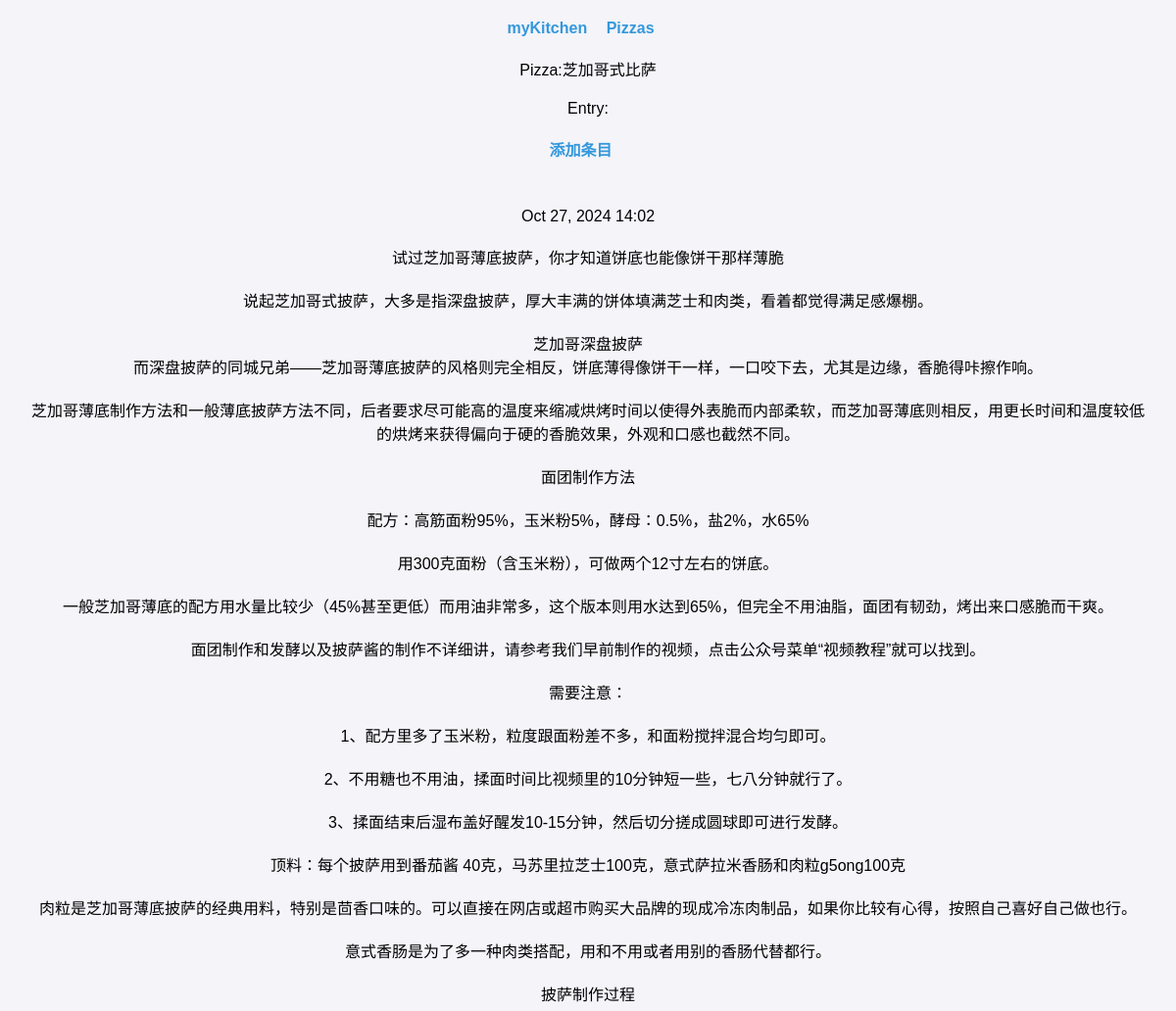
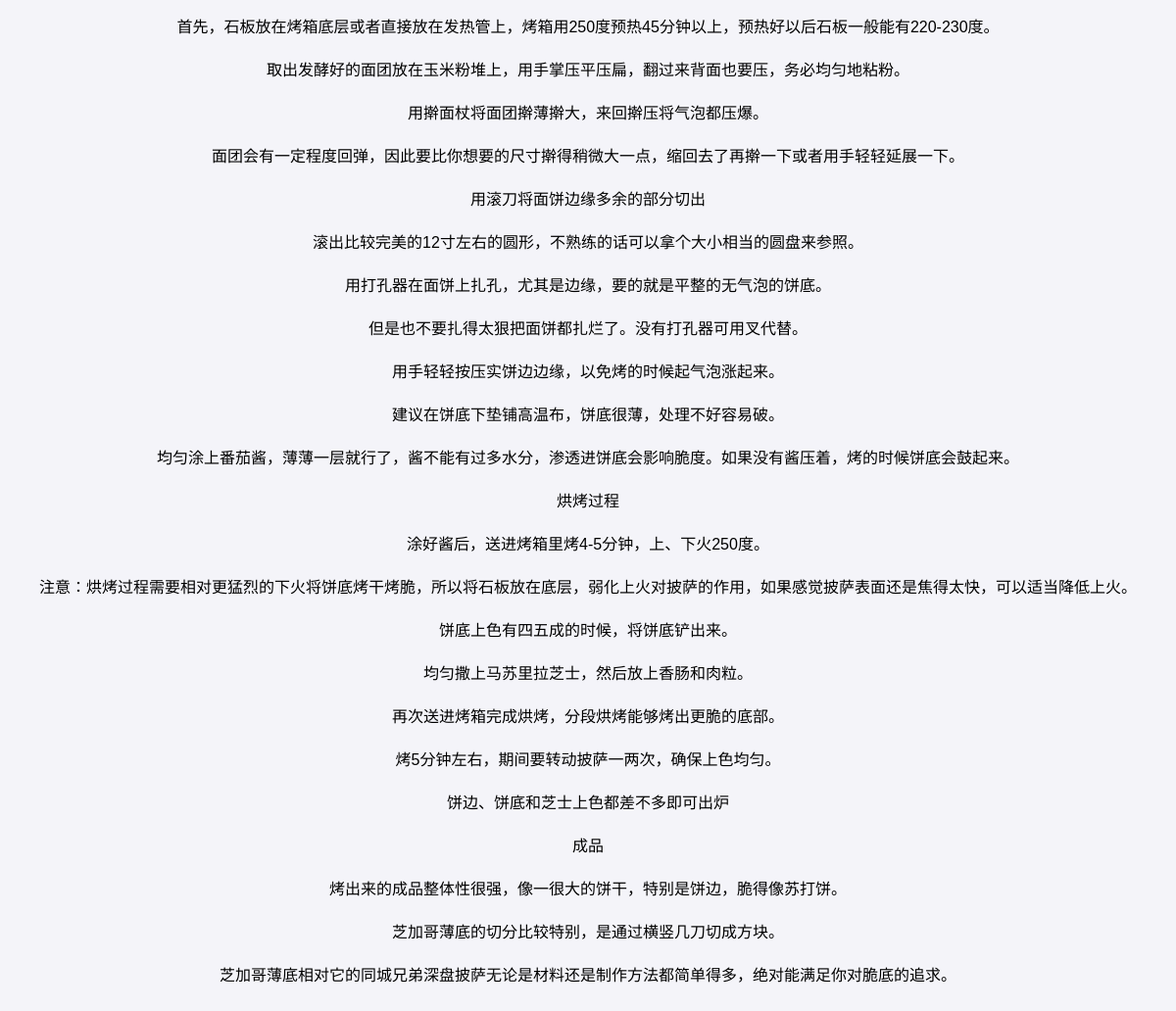
The page /pizzas/1 on the database its author committed (2 pictures, top to bottom).
### accounts/models.py (models this page shows, shortened)
class Pizza(models.Model):
    name = models.CharField(max_length=20)  #名称不超过20个字符串
    time_added = models.DateTimeField(auto_now_add=True)    #自动添加时间

class Entry(models.Model):
    topic = models.ForeignKey(Pizza,on_delete=models.CASCADE)
    text = models.TextField()
    date_added = models.DateTimeField(auto_now_add=True)
    class Meta:
        verbose_name_plural = 'entries'

### accounts/views.py (the view)
# urls.py: path('pizzas/<int:pizza_id>',views.pizza,name='pizza'),
def pizza(request,pizza_id):
    pizza = Pizza.objects.get(id=pizza_id)
    entries = pizza.entry_set.order_by('-date_added')
    context = {'pizza':pizza,'entries':entries}
    return render(request,'pizza.html',context)

### accounts/templates/pizza.html (shortened to what this page needs)
<!DOCTYPE html>
<html lang="en">
<head>
</head>
<body>
  {% extends 'base2.html' %}
  {% block content %}
    <P>Pizza:{{pizza.name}}</P>
    <p>Entry:</p>
    <p>
        <a href="{% url 'accounts:new_entry' pizza.id %}">添加条目</a>
    </p>
    <ul>
      {% for entry in entries %}
        <li>
            <P>{{entry.date_added|date:'M d, Y H:i'}}</P>
            <p>{{entry.text|linebreaks}}</p>
        </li>
      {% empty %}
        <li>There no entries for this pizza yet.</li>
      {% endfor %}
    </ul>
  {% endblock content %}

### accounts/templates/base2.html (shortened to what this page needs)
<!DOCTYPE html>
{% load static %}
<html lang="en">
<head>
    <link rel="stylesheet" href="{% static 'styles/st.css' %}">
</head>
<body>
    <p>
        <a href="{% url 'accounts:page' %}">myKitchen</a>
        <a href="{% url 'accounts:pizzas' %}">Pizzas</a>
    </p>
    {% block content %}{% endblock content %}
</body>
</html>

### static/styles/st.css (style rules this page uses)
body { font-family: Arial, sans-serif; background-color: #f4f4f9; margin: 0; padding: 0; }
a { color: #3498db; text-decoration: none; font-weight: bold; margin-right: 15px; }
ul { list-style-type: none; padding: 0; }
ul li { padding: 8px; border-bottom: 1px solid #ddd; }
p { text-align: center; margin: 20px; }

### rows shown on the page
Pizza: name "芝加哥式比萨"
Entry: date_added "Oct 27, 2024 14:02", text "试过芝加哥薄底披萨，你才知道饼底也能像饼干那样薄脆 说起芝加哥式披萨，大多是指深盘披萨，厚大丰满的饼体填满芝士和肉类，看着都觉得满足感爆棚。 芝加哥深盘披萨 而深盘披萨的同城兄弟——芝加哥薄底披萨的风格则完全相反，饼底薄得像饼干一样，一口咬下去，尤其是边缘，香脆得咔擦作响。 芝加哥薄底制作方法和一般薄底披萨方法不同，后者要求尽可能高的温度来缩减烘烤时间以使得外表脆而内部柔软，而芝加哥薄底则相反，用更长时间和温度较低的烘烤来获得偏向于硬的香脆效果，外观和口感也截然不同。 面团制作方法 配方：高筋面粉95%，玉米粉5%，酵母：0.5%，盐2%，水65% 用300克面粉（含玉米粉），可做两个12寸左右的饼底。 一般芝加哥薄底的配方用水量比较少（45%甚至更低）而用油非常多，这个版本则用水达到65%，但完全不用油脂，面团有韧劲，烤出来口感脆而干爽。 面团制作和发酵以及披萨酱的制作不详细讲，请参考我们早前制作的视频，点击公众号菜单“视频教程”就可以找到。 需要注意： 1、配方里多了玉米粉，粒度跟面粉差不多，和面粉搅拌混合均匀即可。 2、不用糖也不用油，揉面时间比视频里的10分钟短一些，七八分钟就行了。 3、揉面结束后湿布盖好醒发10-15分钟，然后切分搓成圆球即可进行发酵。 顶料：每个披萨用到番茄酱 40克，马苏里拉芝士100克，意式萨拉米香肠和肉粒g5ong100克 肉粒是芝加哥薄底披萨的经典用料，特别是茴香口味的。可以直接在网店或超市购买大品牌的现成冷冻肉制品，如果你比较有心得，按照自己喜好自己做也行。 意式香肠是为了多一种肉类搭配，用和不用或者用别的香肠代替都行。 披萨制作过程…"
